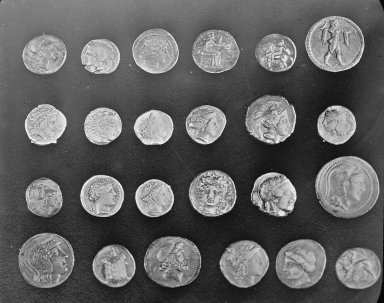
#> input picture skimage.data.coins(), 384 x 303 px
$ jupyter execute --allow-errors PartVII_Images.ipynb   (shell and % lines are left out)
#> lines starting #> are read from the running program, lines starting #| are printed output that depends on the picture
# Manipuler des images

The _scikit-image_ package is a collection of algorithms for image processing. See http://scikit-image.org/ for documentation.

[cell 1]
from matplotlib.pyplot import *
from numpy import *

[cell 2]
from skimage import data, filters, io

image = data.coins() # or any NumPy array!
#> image is the input picture: shape (303, 384); min 1, max 252, mean 96.9
edges = filters.sobel(image)
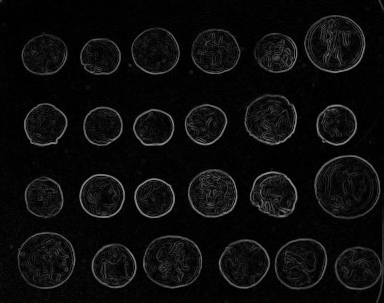
#> edges: shape (303, 384) float64; min 0, max 0.59, mean 0.0492
subplot(121)
imshow(image, cmap='gray')
subplot(122)
imshow(edges, cmap='gray')
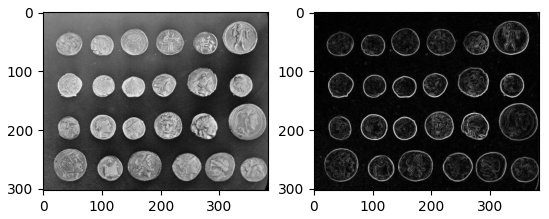
#> figure drawn by matplotlib, 2 panels

[cell 3]
IR = io.imread('Image1.png')
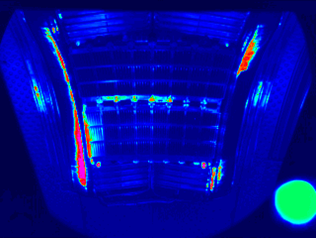
#> input picture Courses/Image1.png, 316 x 238 px
#> IR is the input picture: shape (238, 316, 4); mean R, G, B, A 3.7, 12.9, 152.9, 255
imshow(IR)

[cell 4]
print(shape(IR))
#| (238, 316, 4)
r,g,b,k = split(IR, 4, axis=2)
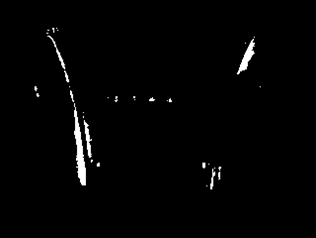
#> r: shape (238, 316, 1); min 0, max 255, mean 3.7
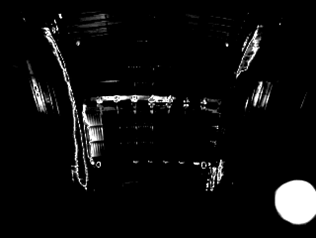
#> g: shape (238, 316, 1); min 0, max 255, mean 12.9
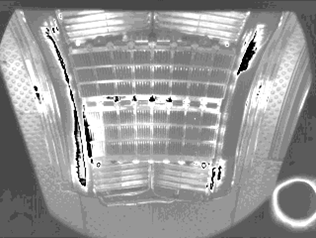
#> b: shape (238, 316, 1); min 0, max 255, mean 152.9
#> k: shape (238, 316, 1); every value is 255
print(shape(r))
#| (238, 316, 1)
subplot(131)
imshow(squeeze(r), cmap='gray')
subplot(132)
imshow(squeeze(g), cmap='gray')
subplot(133)
imshow(squeeze(b), cmap='gray')
